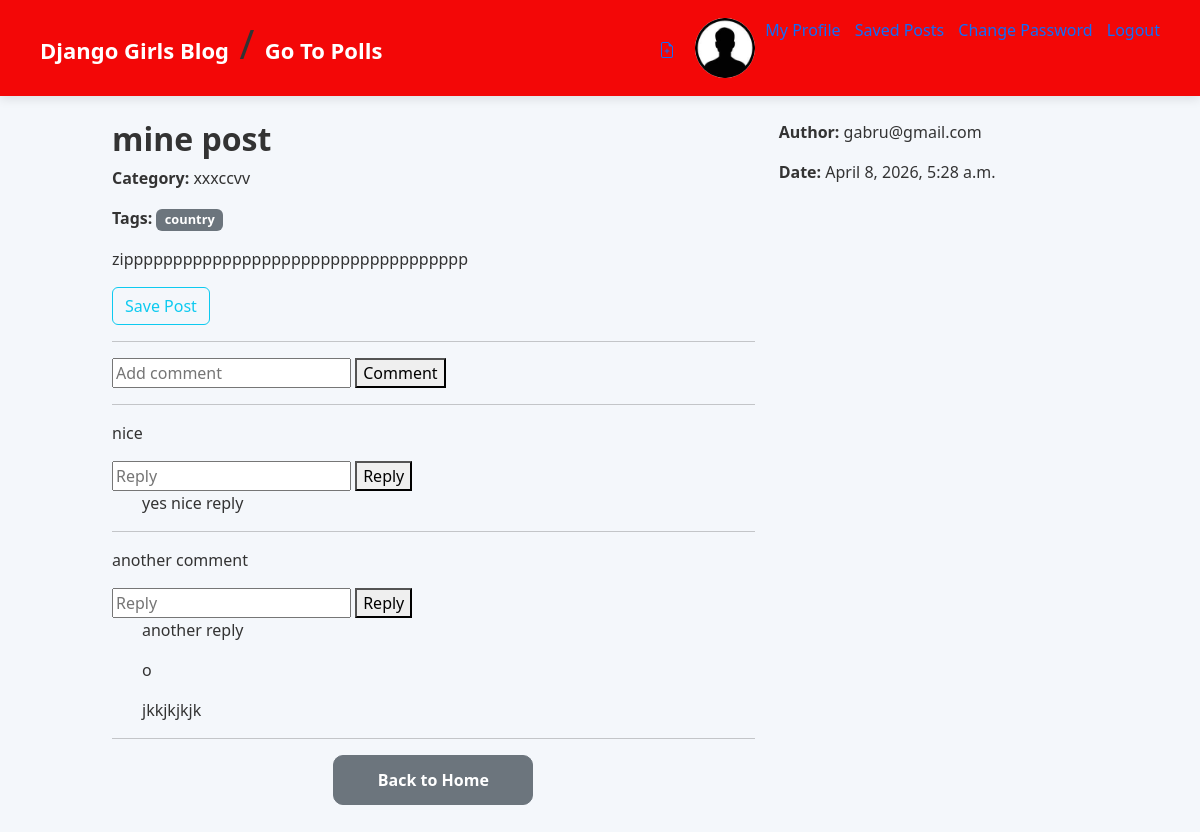
The app's page /post_detail/73/ (signed in), older data.
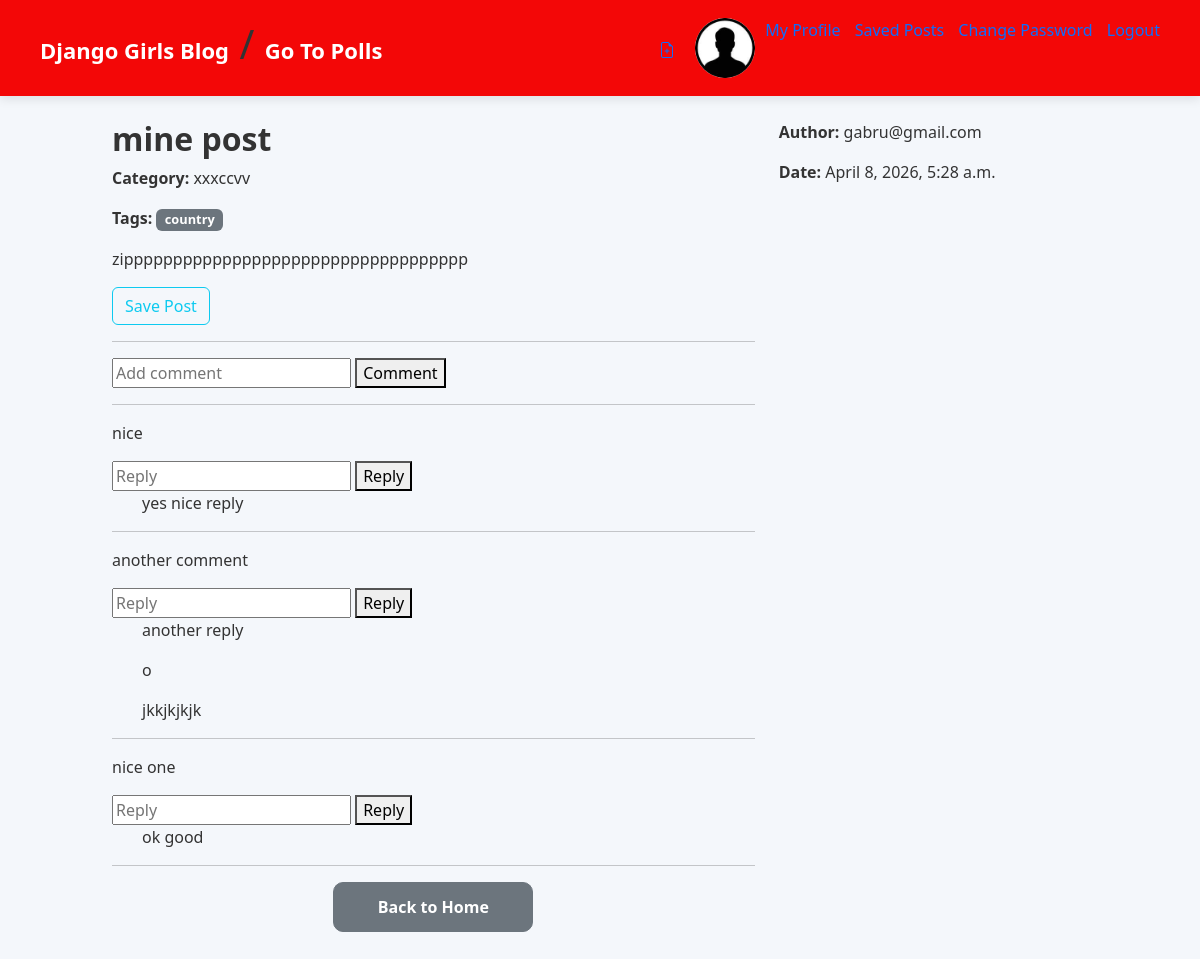
The same page, newer data.
### blog/models.py (models this page shows, shortened)
class Tag(models.Model):
    name = models.CharField(max_length=50)

class Comment(models.Model):
    post = models.ForeignKey(
        Post,
        on_delete=models.CASCADE,
        related_name="comments"
    )
    user = models.ForeignKey(
        settings.AUTH_USER_MODEL,
        on_delete=models.CASCADE
    )
    text = models.TextField()
    created_at = models.DateTimeField(auto_now_add=True)

class Reply(models.Model):
    comment=models.ForeignKey(
        Comment,
        on_delete=models.CASCADE,
        related_name="replies"
    )
    user = models.ForeignKey(
        settings.AUTH_USER_MODEL,
        on_delete=models.CASCADE
    )
    text = models.TextField()
    created_at = models.DateTimeField(auto_now_add=True)

### blog/views.py (the view, shortened to what this page needs)
# urls.py: path("post_detail/<int:pk>/",views.post_detail,name="post_detail"),
def post_detail(request, pk):
    post = get_object_or_404(Post, pk=pk)
    likes=post.like.count()
    print(likes)
    categories = Category.objects.all()
    tags = Tag.objects.all()
    form = PostForm(instance=post)
    is_today = post.created_date.date() == timezone.now().date()
    return render(request, "blog/blog_detail.html", {
        "post": post,
        "today": is_today,
        "category": categories,
        "tags": tags,
        "form": form
    })

### blog/form.py (shortened to what this page needs)
class PostForm(forms.ModelForm):
    title = forms.CharField(strip=False)
    text = forms.CharField(strip=False)
    class Meta:
        model = Post
        fields = ('title', 'text','category','tags','image','thumbnail_image','is_private')
        widgets = {
            "title": forms.TextInput(attrs={"class": "form-control"}),
            "text": forms.Textarea(attrs={"class": "form-control"}),
            "category": forms.Select(attrs={"class": "form-control"}),
            "tags": forms.SelectMultiple(attrs={"class": "form-control"}),
            "image": forms.ClearableFileInput(attrs={"class": "form-control"}),
            "thumbnail_image": forms.ClearableFileInput(attrs={"class": "form-control"}),
            "is_private": forms.CheckboxInput(attrs={"class": "form-check-input"}),
        }

### blog/models.py (called while the page is built)
    def __str__(self):
        return self.email

    def __str__(self):
        return self.name

### blog/templates/blog/blog_detail.html (shortened to what this page needs)
{% extends 'blog/base.html' %} {% block content %}
<div class="row">
  <div class="col-md-8">
    <h2>{{ post.title }}</h2>
    <p><strong>Category:</strong> {{ post.category }}</p>
    <p>
      <strong>Tags:</strong>
      {% for tag in post.tags.all %}
      <span class="badge bg-secondary">{{ tag.name }}</span>
      {% endfor %}
    </p>
    <p>{{ post.text }}</p>
    {% if request.user.is_authenticated %}
    <div class="mb-3">
      <a href="{% url 'save_post' pk=post.pk %}" class="btn btn-outline-info">
        {% if request.user in post.saved_post.all %}Unsave Post{% else %}Save
        Post{% endif %}
      </a>
    </div>
    {% endif %}
    <hr />
    {% if request.user.is_authenticated %}
    <form method="POST">
      <input type="text" name="comment" placeholder="Add comment" />
      <button type="submit">Comment</button>
    </form>
    {% endif %}
    <hr />
    {% for comment in post.comments.all %}
    <p>{{ comment.text }}</p>
    <form method="POST">
      <input type="text" name="reply" placeholder="Reply" />
      <button type="submit">Reply</button>
    </form>
    {% for reply in comment.replies.all %}
    <p style="margin-left: 30px">{{ reply.text }}</p>
    {% endfor %}
    <hr />
    {% endfor %}
    <a href="{% url 'homeApp' %}" class="btn btn-secondary mt-3">
      Back to Home
    </a>
  </div>
  <div class="col-md-4">
    <p><strong>Author:</strong> {{ post.author }}</p>
    <p><strong>Date:</strong> {{ post.created_date }}</p>
  </div>
</div>
{% endblock %}

Row changes from the older to the newer data that the page shows:
added Comment: text "nice one"
added Reply: text "ok good", shown under "nice one"
